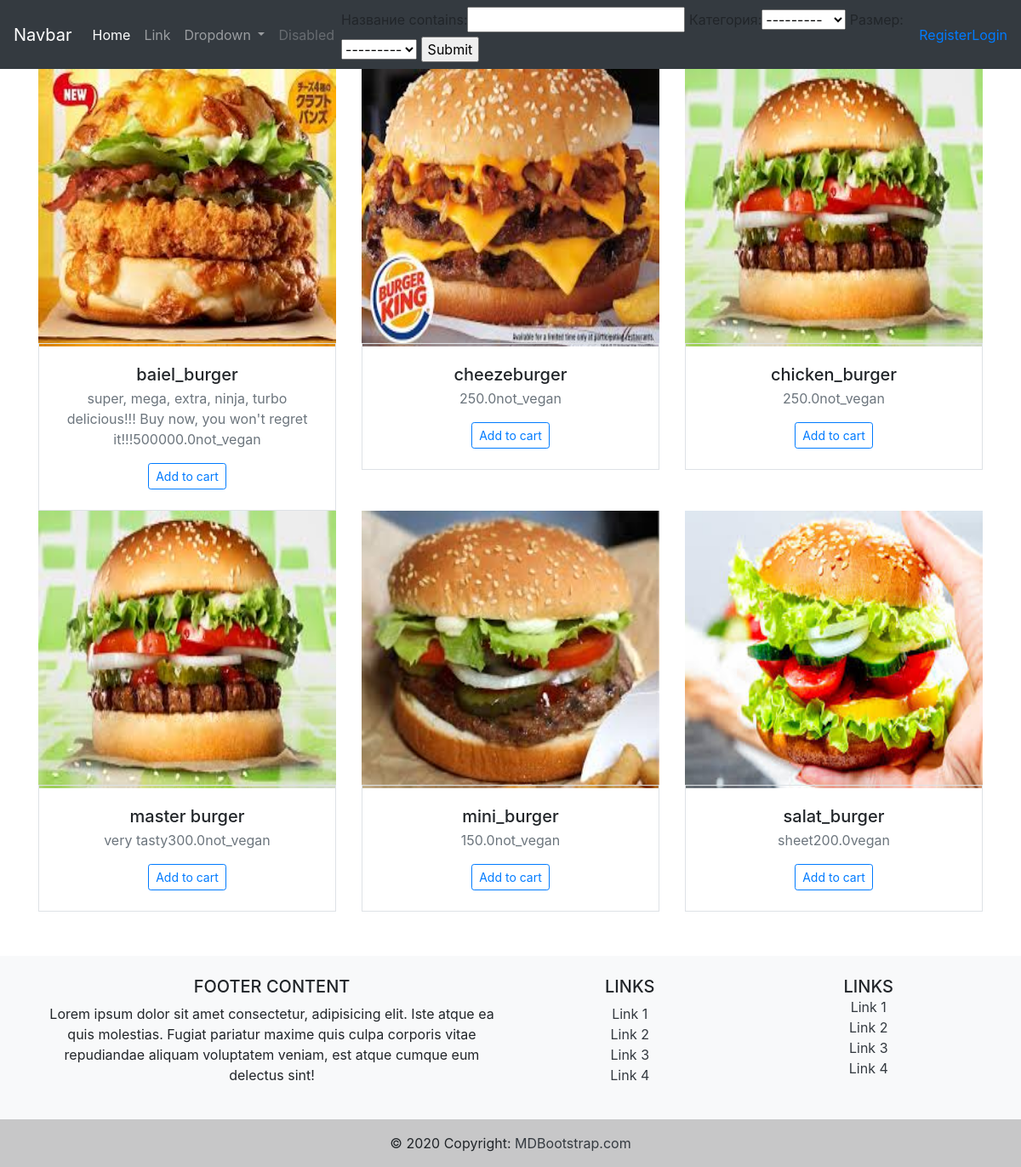
The page / on the database its author committed.
### products/models.py (models this page shows, shortened)
class Product(models.Model):
    categories = (
        ('vegan','vegan'),
        ('not_vegan','not_vegan'),
    )
    sizes = (
        ('small','small'),
        ('middle','middle'),
        ('great','great')
    )
    image = models.ImageField(blank=True,null=True,verbose_name='Картинки',default='pizza_default.jpg')
    name = models.CharField(max_length=40,verbose_name='Название',unique=True)
    category = models.CharField(max_length=40,choices=categories,verbose_name='Категория')
    description = models.TextField(blank=True,null=True,verbose_name='Описание')
    price = models.FloatField(verbose_name='Стоимость')
    size = models.CharField(choices=sizes,max_length=50,verbose_name='Размер')
    class Meta:
        verbose_name = 'Продукт'
        verbose_name_plural = 'Продукты'
        ordering=['name']

### products/views.py (the view)
# urls.py: path('',homepage,name='home'),
def homepage(request):
    products = Product.objects.all()
    filters=ProductFilter(request.GET,queryset=products)
    products=filters.qs
    return render(request,'products/products.html',{'products':products, 'filters':filters})

### products/templates/products/products.html
{% extends 'products/base.html' %}
{% block content %}
<div class="container pb-5 mb-sm-1">
    <div class="row">
        {% for product in products %}
        <div class="col-md-4 col-sm-6">
            <div class="card border-0 mb-grid-gutter">
                <a class="card-img-tiles" href="shop-style1-ls.html">
                    <div class="main-img"><img src="{{ product.image.url }}" alt="Pizza" width="350" height="326"></div>
                  </a>
                <div class="card-body border mt-n1 py-4 text-center">
                    <h2 class="h5 mb-1">{{ product.name }}</h2>
                    <span class="d-block mb-3 font-size-xs text-muted">{{ product.description }}<span class="font-weight-semibold">{{ product.price }}</span><span class="font-weight-semibold">{{ product.category }}</span></span>
                    <a class="btn btn-pill btn-outline-primary btn-sm" href="{% url 'create_order' product.id %}">Add to cart</a>
                </div>
            </div>
        </div>
        {% endfor %}
    </div>
</div>
{% endblock %}

### products/templates/products/base.html (shortened to what this page needs)
<!DOCTYPE html>
<html lang="en">
<head>
    <link rel="stylesheet" href="https://stackpath.bootstrapcdn.com/bootstrap/4.3.1/css/bootstrap.min.css">
</head>
<body>
{% include 'products/navbar.html'%}
{% block content %}
{% endblock %}
{% include 'products/footer.html'%}
</body>
</html>

### products/templates/products/navbar.html (shortened to what this page needs)
{% block content %}
<nav class="navbar navbar-expand-lg navbar-dark bg-dark">
    <a class="navbar-brand" href="#">Navbar</a>
    <div class="collapse navbar-collapse" id="navbarSupportedContent">
        <ul class="navbar-nav mr-auto">
            <li class="nav-item active">
                <a class="nav-link" href="#">Home <span class="sr-only">(current)</span></a>
            </li>
            <li class="nav-item">
                <a class="nav-link" href="#">Link</a>
            </li>
            <li class="nav-item dropdown">
                <a class="nav-link dropdown-toggle" href="#" id="navbarDropdown" role="button" data-toggle="dropdown"
                   aria-haspopup="true" aria-expanded="false">
                    Dropdown
                </a>
            </li>
            <li class="nav-item">
                <a class="nav-link disabled" href="#" tabindex="-1" aria-disabled="true">Disabled</a>
            </li>
        </ul>
        <form action="" method="GET">
            {{ filters.form}}
            <input type="submit">
        </form>
        {% if request.user.is_authenticated %}
        <p>Hello, {{request.user}}</p>
        <a href="{% url 'logout'%}" %}>Logout</a>
        {% else %}
        <a href="{% url 'register' %}">Register</a>
        <a href="{% url 'login' %}">Login</a>
        {% endif %}
    </div>
</nav>
{% endblock %}

### products/templates/products/footer.html
<footer class="bg-light text-center text-lg-start">
  <div class="container p-4">
    <div class="row">
      <div class="col-lg-6 col-md-12 mb-4 mb-md-0">
        <h5 class="text-uppercase">Footer Content</h5>
        <p>
          Lorem ipsum dolor sit amet consectetur, adipisicing elit. Iste atque ea quis
          molestias. Fugiat pariatur maxime quis culpa corporis vitae repudiandae aliquam
          voluptatem veniam, est atque cumque eum delectus sint!
        </p>
      </div>
      <div class="col-lg-3 col-md-6 mb-4 mb-md-0">
        <h5 class="text-uppercase">Links</h5>
        <ul class="list-unstyled mb-0">
          <li>
            <a href="#!" class="text-dark">Link 1</a>
          </li>
          <li>
            <a href="#!" class="text-dark">Link 2</a>
          </li>
          <li>
            <a href="#!" class="text-dark">Link 3</a>
          </li>
          <li>
            <a href="#!" class="text-dark">Link 4</a>
          </li>
        </ul>
      </div>
      <div class="col-lg-3 col-md-6 mb-4 mb-md-0">
        <h5 class="text-uppercase mb-0">Links</h5>
        <ul class="list-unstyled">
          <li>
            <a href="#!" class="text-dark">Link 1</a>
          </li>
          <li>
            <a href="#!" class="text-dark">Link 2</a>
          </li>
          <li>
            <a href="#!" class="text-dark">Link 3</a>
          </li>
          <li>
            <a href="#!" class="text-dark">Link 4</a>
          </li>
        </ul>
      </div>
    </div>
  </div>
  <div class="text-center p-3" style="background-color: rgba(0, 0, 0, 0.2)">
    © 2020 Copyright:
    <a class="text-dark" href="https://mdbootstrap.com/">MDBootstrap.com</a>
  </div>
</footer>

### rows shown on the page
Product: image (picture), name "baiel_burger", description "super, mega, extra, ninja, turbo delicious!!! Buy now, you won't regret it!!!", price "500000.0", category "not_vegan"
Product: image (picture), name "cheezeburger", price "250.0", category "not_vegan"
Product: image (picture), name "chicken_burger", price "250.0", category "not_vegan"
Product: image (picture), name "master burger", description "very tasty", price "300.0", category "not_vegan"
Product: image (picture), name "mini_burger", price "150.0", category "not_vegan"
Product: image (picture), name "salat_burger", description "sheet", price "200.0", category "vegan"
